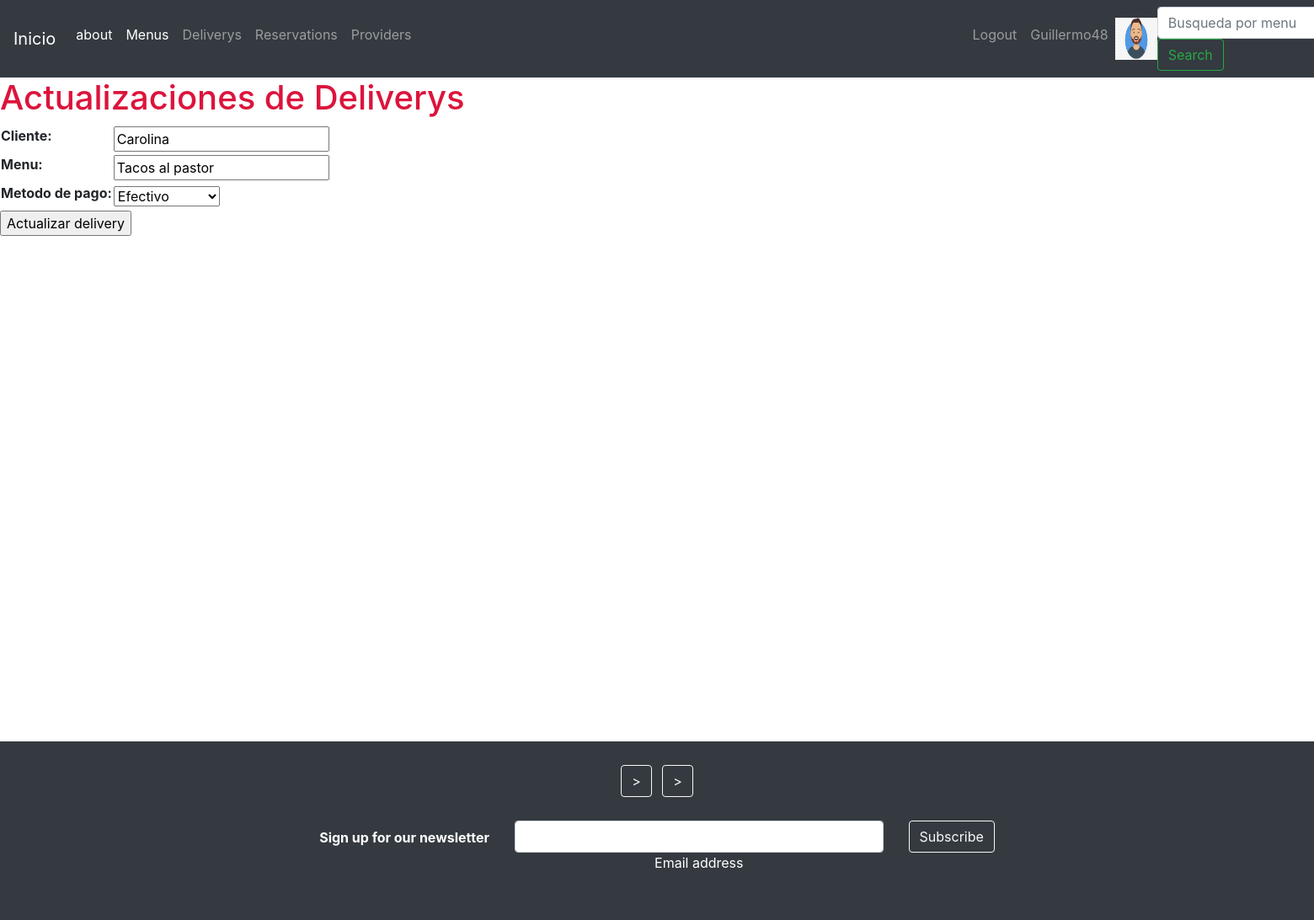
/deliveries/update-delivery/8/ (signed in), run on the app's committed database.
### users/models.py (models this page shows)
class UserProfile(models.Model):
    user = models.OneToOneField(User, on_delete = models.CASCADE, related_name='profile', verbose_name='perfil')
    phone = models.CharField(max_length=25, null=True, blank=True, verbose_name='telefono')
    birth_date = models.DateField(null=True, blank=True, verbose_name='fecha de cumpleaños')
    profile_picture = models.ImageField(upload_to='profile_images', null=True, blank=True,verbose_name='foto de perfil')
    class Meta:
        verbose_name = 'Perfil de Usuario'
        verbose_name_plural = 'Perfil de Usuarios'

### deliveries/models.py (models this page shows, shortened)
class Deliveries(models.Model):
    CHOICES = (
        ('Efectivo', 'Efectivo'),
        ('Tarjeta', 'Tarjeta'),
        ('Transferencia', 'Transferencia'),
    )
    client = models.CharField(max_length=100, verbose_name= 'cliente')
    menu = models.CharField(max_length=100, verbose_name= 'menu')
    create_time = models.DateTimeField(auto_now_add=True, verbose_name= 'Fecha de creacion')
    payment_method = models.CharField(max_length=13, choices=CHOICES, verbose_name= 'metodo de pago')
    class Meta:
        verbose_name = 'Delivery'
        verbose_name_plural = 'Deliverys'

### deliveries/views.py (the view)
# urls.py: path('update-delivery/<int:pk>/', DeliveriesUpdateView.as_view(), name = 'update_delivery'),
class DeliveriesUpdateView(UpdateView):
    model = Deliveries
    template_name = 'deliveries/update_delivery.html'
    fields = '__all__'
    success_url = '/deliveries/list-deliveries/'

### templates/deliveries/update_delivery.html (shortened to what this page needs)
{% extends 'base.html' %}
{% block content %}
<h1 style="color: crimson;">Actualizaciones de Deliverys</h1>
{% if form %}
    <form action="" method="POST">
        <table>
            {{form.as_table}}
        </table>
        <input type="submit" value="Actualizar delivery">
    </form>
{% endif %}
{% endblock %}

### templates/base.html (shortened to what this page needs)
<!DOCTYPE html>
<html lang="en">
<head>
    <link rel="stylesheet" href="https://cdn.jsdelivr.net/npm/bootstrap@4.6.2/dist/css/bootstrap.min.css"
>
</head>
<body>
    <header>
        <nav class="navbar navbar-expand-lg navbar-dark bg-dark">
            <a class="navbar-brand" href="/">Inicio</a>
            <div class="collapse navbar-collapse" id="navbarSupportedContent">
                <ul class="navbar-nav mr-auto">
                  <li class="nav-item active">
                    <a class="nav-link" href="/about/">about</a>
                  </li>
                    <li class="nav-item active">
                        <a class="nav-link" href="/menus/list-menus/">Menus</a>
                    </li>
                    <li class="nav-item">
                        <a class="nav-link" href="/deliveries/list-deliveries/">Deliverys</a>
                    </li>
                    <li class="nav-item">
                        <a class="nav-link" href="/reservations/list-reservations/">Reservations</a>
                    </li>
                    <li class="nav-item" style="margin-right: 650px;">
                      <a class="nav-link" href="/providers/list-providers/">Providers</a>
                    </li>
                    {% if request.user.is_authenticated %}
                    <li class="nav-item">
                      <a class="nav-link" href="/users/logout/">Logout</a>
                    </li>
                    <li class="nav-item">
                      <a class="nav-link" href="/users/update/">{{request.user.username}}</a>
                    </li>
                        {% if request.user.profile.profile_picture.url != '' %}
                            <img src="{{request.user.profile.profile_picture.url}}" alt="profile_picture" width="50px" height="50px">
                        {% endif %}
                    {% endif %}
                </ul>
                <form class="form-inline my-2 my-lg-0" action="/menus/list-menus/" method="GET">
                    <input class="form-control mr-sm-2" type="search" placeholder="Busqueda por menu" aria-label="Search" name="search">
                    <button class="btn btn-outline-success my-2 my-sm-0" type="submit">Search</button>
                </form>
            </div>
        </nav>
    </header>
    {% block content %}
    {% endblock %}
<footer class="bg-dark text-center text-white" style="margin-top: 600px;">
    <div class="container p-4">
      <section class="mb-4">
        <a class="btn btn-outline-light btn-floating m-1" href="https://www.facebook.com/Cardamomorestook-103918635956731" role="button"
        >
        ></a>
        <a class="btn btn-outline-light btn-floating m-1" href="https://www.instagram.com/cardamomo.restook/?igshid=OGQ2MjdiOTE%3D" role="button"
          >
        ></a>
      </section>
      <section class="">
        <form action="">
          <div class="row d-flex justify-content-center">
            <div class="col-auto">
              <p class="pt-2">
                <strong>Sign up for our newsletter</strong>
              </p>
            </div>
            <div class="col-md-5 col-12">
              <div class="form-outline form-white mb-4">
                <input type="email" id="form5Example21" class="form-control" />
                <label class="form-label" for="form5Example21">Email address</label>
              </div>
            </div>
            <div class="col-auto">
              <button type="submit" class="btn btn-outline-light mb-4">
                Subscribe
              </button>
            </div>
          </div>
</body>
</html>

### data on the page
Deliveries: client "Carolina", menu "Tacos al pastor", payment_method "Efectivo"

### other printed values
{{ request.user.username }} "Guillermo48"
